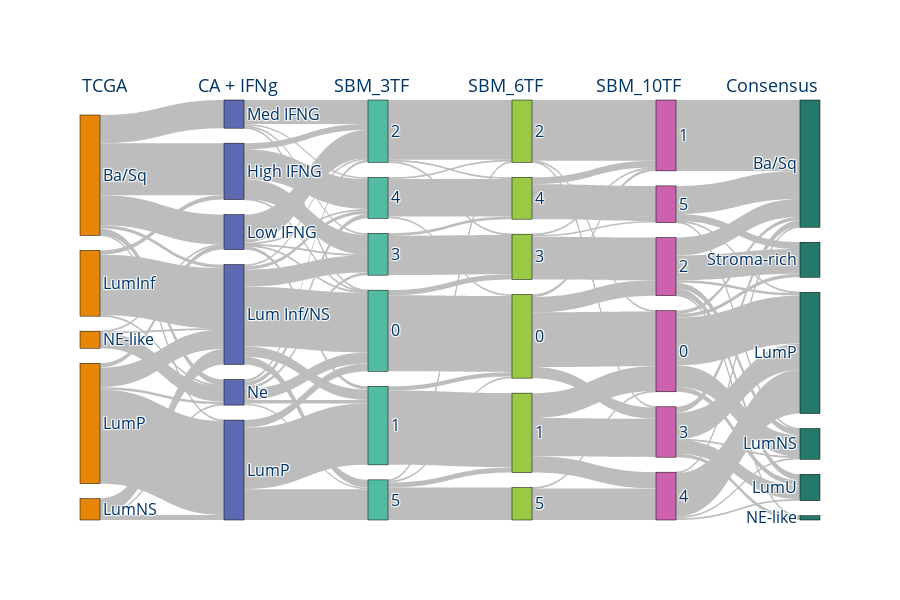

The notebook cell saved with this chart:
### Code cell
cluster_model, cs = "RawKMeans", 6
col_exp_3 = "{}_CS_{}_{}_tf{}".format(cluster_model, cs, "exp", 3)
col_exp_6 = "{}_CS_{}_{}_tf{}".format(cluster_model, cs, "exp", 6)
col_exp_10 = "{}_CS_{}_{}_tf{}".format(cluster_model, cs, "exp", 10)


cols = ["TCGA408_classifier", "KMeans_labels_6"] + [col_exp_3, col_exp_6, col_exp_10] + ["consensus"]
rename_cols = {
    cols[0]: "TCGA",
    cols[1]: "CA + IFNg",
    cols[2]: "SBM_3TF",
    cols[3]: "SBM_6TF",
    cols[4]: "SBM_10TF",
    cols[5]: "Consensus",
}

meta, fig = sky.main(df=comb_cs.rename(columns=rename_cols), reorder_cols=list(rename_cols.values()), title="", retMeta=True)

fig.update_layout(
    title="",
    font=dict(size=16),
)
fig.show()
save_fig(name="Sankey_comp_SBM_5K", fig=fig, base_path=figures_path, width=1200, height=600)

### Figure 1 — Plotly figure (JSON) as saved in the notebook; plotly's stock layout.template omitted (floating-point values rounded to 4 significant figures)
{"data": [{"arrangement": "perpendicular", "link": {"color": "#bdbdbd", "source": [0, 0, 0, 0, 0, 0, 1, 1, 1, 2, 2, 2, 3, 3, 3, 3, 4, 4, 4, 5, 5, 5, 5, 6, 6, 6, 6, 6, 7, 7, 7, 7, 7, 7, 8, 8, 8, 9, 9, 9, 9, 10, 10, 10, 10, 10, 10, 11, 11, 12, 12, 13, 13, 13, 14, 14, 15, 15, 15, 16, 16, 16, 16, 17, 17, 17, 17, 18, 18, 18, 19, 19, 19, 20, 20, 20, 21, 21, 22, 22, 23, 23, 23, 23, 23, 24, 25, 25, 25, 25, 25, 25, 26, 26, 26, 26, 26, 27, 27, 27, 27, 28, 28, 28, 28], "target": [5, 6, 7, 8, 9, 10, 5, 7, 10, 7, 8, 10, 6, 7, 8, 10, 6, 7, 10, 11, 13, 14, 15, 11, 12, 13, 14, 15, 11, 12, 13, 14, 15, 16, 11, 12, 16, 11, 13, 14, 15, 11, 12, 13, 14, 15, 16, 17, 20, 17, 18, 19, 20, 21, 20, 21, 17, 19, 21, 17, 18, 19, 22, 23, 24, 25, 26, 23, 26, 27, 23, 24, 26, 24, 25, 28, 24, 28, 23, 27, 32, 33, 34, 29, 31, 32, 32, 33, 34, 29, 30, 31, 32, 33, 34, 29, 30, 32, 33, 34, 29, 32, 33, 34, 31], "value": [61, 35, 4, 1, 33, 7, 5, 71, 1, 18, 6, 1, 5, 23, 110, 3, 1, 1, 18, 1, 7, 23, 35, 1, 4, 33, 1, 2, 70, 12, 2, 20, 4, 9, 9, 72, 36, 1, 28, 2, 2, 13, 4, 3, 3, 5, 2, 89, 6, 5, 87, 70, 1, 2, 46, 3, 2, 2, 44, 2, 6, 1, 38, 64, 3, 18, 13, 29, 45, 19, 1, 71, 1, 1, 50, 2, 8, 41, 1, 37, 4, 25, 56, 6, 4, 83, 21, 7, 3, 7, 1, 29, 7, 1, 31, 16, 4, 1, 2, 51, 2, 33, 1, 1, 8]}, "node": {"color": ["rgb(229, 134, 6)", "rgb(229, 134, 6)", "rgb(229, 134, 6)", "rgb(229, 134, 6)", "rgb(229, 134, 6)", "rgb(93, 105, 177)", "rgb(93, 105, 177)", "rgb(93, 105, 177)", "rgb(93, 105, 177)", "rgb(93, 105, 177)", "rgb(93, 105, 177)", "rgb(82, 188, 163)", "rgb(82, 188, 163)", "rgb(82, 188, 163)", "rgb(82, 188, 163)", "rgb(82, 188, 163)", "rgb(82, 188, 163)", "rgb(153, 201, 69)", "rgb(153, 201, 69)", "rgb(153, 201, 69)", "rgb(153, 201, 69)", "rgb(153, 201, 69)", "rgb(153, 201, 69)", "rgb(204, 97, 176)", "rgb(204, 97, 176)", "rgb(204, 97, 176)", "rgb(204, 97, 176)", "rgb(204, 97, 176)", "rgb(204, 97, 176)", "rgb(36, 121, 108)", "rgb(36, 121, 108)", "rgb(36, 121, 108)", "rgb(36, 121, 108)", "rgb(36, 121, 108)", "rgb(36, 121, 108)"], "label": ["Ba/Sq", "LumInf", "LumNS", "LumP", "NE-like", "High IFNG", "Low IFNG", "Lum Inf/NS", "LumP", "Med IFNG", "Ne", 0, 1, 2, 3, 4, 5, 0, 1, 2, 3, 4, 5, 0, 1, 2, 3, 4, 5, "LumU", "NE-like", "Stroma-rich", "Ba/Sq", "LumNS", "LumP"], "line": {"color": "black", "width": 0.5}, "pad": 15, "thickness": 20}, "type": "sankey"}], "layout": {"annotations": [{"align": "left", "font": {"color": "#003366", "size": 18}, "showarrow": false, "text": "TCGA", "x": 0, "xref": "x", "y": 1.07, "yref": "paper"}, {"align": "left", "font": {"color": "#003366", "size": 18}, "showarrow": false, "text": "CA + IFNg", "x": 1, "xref": "x", "y": 1.07, "yref": "paper"}, {"align": "left", "font": {"color": "#003366", "size": 18}, "showarrow": false, "text": "SBM_3TF", "x": 2, "xref": "x", "y": 1.07, "yref": "paper"}, {"align": "left", "font": {"color": "#003366", "size": 18}, "showarrow": false, "text": "SBM_6TF", "x": 3, "xref": "x", "y": 1.07, "yref": "paper"}, {"align": "left", "font": {"color": "#003366", "size": 18}, "showarrow": false, "text": "SBM_10TF", "x": 4, "xref": "x", "y": 1.07, "yref": "paper"}, {"align": "left", "font": {"color": "#003366", "size": 18}, "showarrow": false, "text": "Consensus", "x": 5, "xref": "x", "y": 1.07, "yref": "paper"}], "font": {"color": "#003366", "size": 16}, "height": 600, "plot_bgcolor": "rgba(0,0,0,0)", "title": {"text": ""}, "xaxis": {"showgrid": false, "visible": false, "zeroline": false}, "yaxis": {"showgrid": false, "visible": false, "zeroline": false}}}
